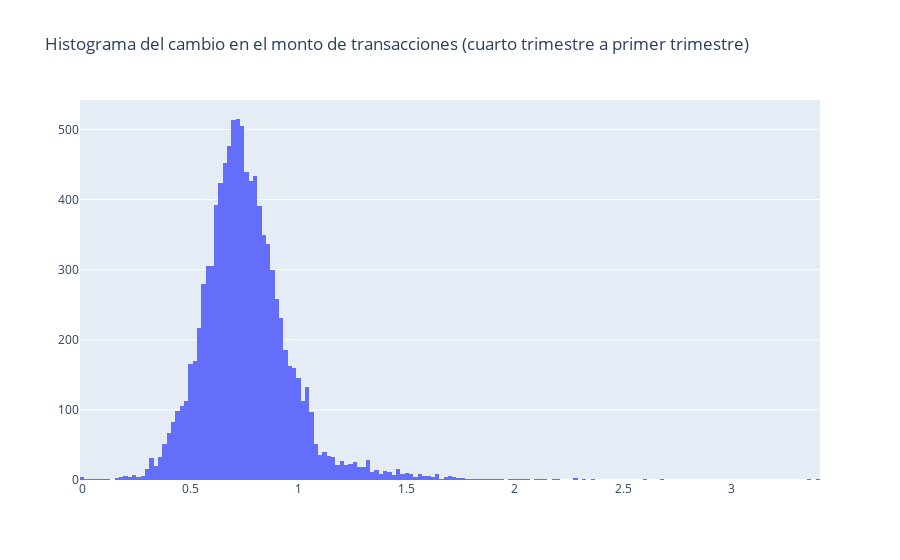

The code cell stored with this chart in its notebook:
### Markdown cell above
### Ejercicio 2
Utiliza `plotly` para realizar un gráfico que permita verificar si el cambio en el monto de transacciones (cuarto trimestre a primer trimestre) se ajusta a una distribución normal.

### Code cell
# YOUR CODE HERE
fig = go.Figure(data=[go.Histogram(x=df['Total_Amt_Chng_Q4_Q1'])], 
                layout = go.Layout(title = "Histograma del cambio en el monto de transacciones (cuarto trimestre a primer trimestre)"))
fig.show()

### Figure 1 — Plotly figure (JSON) as saved in the notebook; plotly's stock layout.template omitted (floating-point values rounded to 4 significant figures; data arrays with more than 128 entries replaced by an {"elided": "..."} marker saying what was removed)
{"data": [{"type": "histogram", "x": {"elided": "10127 float values"}}], "layout": {"title": {"text": "Histograma del cambio en el monto de transacciones (cuarto trimestre a primer trimestre)"}}}
